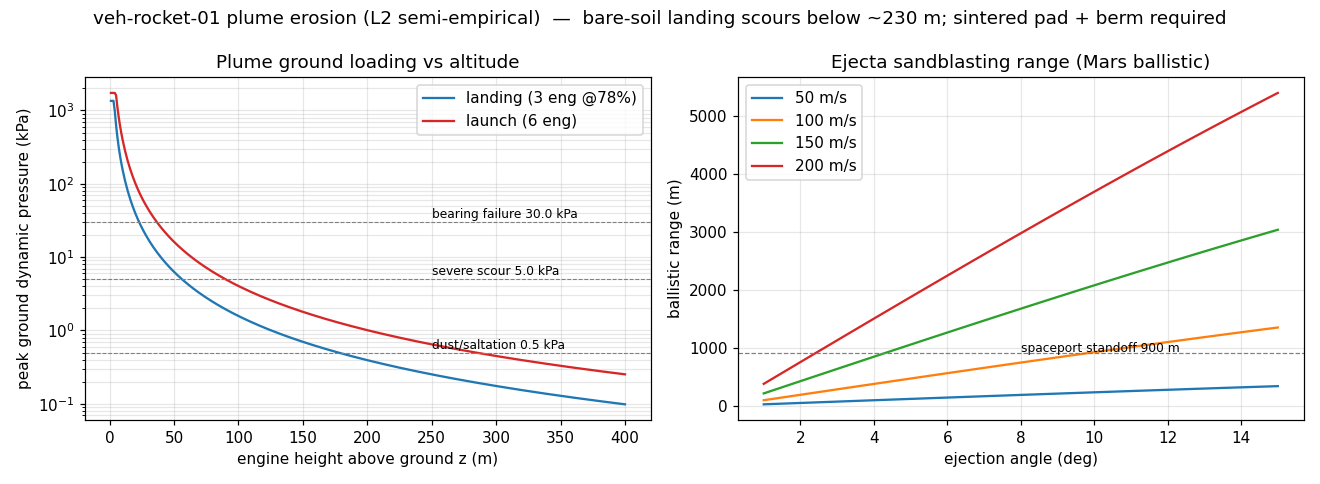

Recreate this plot in Python.
#!/usr/bin/env python3
# -*- coding: utf-8 -*-
"""
L2 羽流冲刷分析 —— veh-rocket-01 着陆/发射羽流对地面的载荷与喷砂
================================================================
半经验模型(非 CFD,诚实标注):
  羽流场:动量守恒源流——火星 600 Pa 环境下喷管高度欠膨胀(Pe/Pa ~10²),
    羽流以有效半角 θ_p 扩张;地面动压 q(z) ≈ C·F/(π (z·tanθ_p)²),
    C≈2 为轴线集中因子;近场以 F/(N·A_exit) 封顶(平板冲击极限)。
  侵蚀阈值:取火星羽流-风化层文献量级(Metzger / Mehta 等,给区间不给假精度):
    扬尘/跃移起动 ~0.5 kPa · 强冲刷 ~5 kPa · 承载破坏挖坑 ~30 kPa
  喷砂射程:低仰角弹道(火星无稠密大气减速,颗粒近似弹道)。
目的:① 着陆剖面上三阈值的触发高度;② 触地/发射时坪面载荷 → 验证
  ops-spaceport-01 的烧结坪+土堤设计;③ 喷砂射程 vs 基地布局安全距离。
不含:真实喷管流场 CFD、颗粒两相耦合、地形绕流(此为 COMSOL L3 议题)。
"""
import numpy as np

G = 3.71
# 着陆:3 台海平面机,反推段推力 ~78%(sim_descent 实测节流区间中值)
F_LAND = 3 * 2.30e6 * 0.78          # 5.38 MN
# 发射:6 台全开
F_LAUNCH = 6 * 2.30e6               # 13.8 MN
A_EXIT_SL = np.pi * 0.65**2         # 单台海平面出口面积 1.33 m^2
C_AXIS = 2.0                        # 轴线集中因子
TH_P   = np.radians(25.0)           # 羽流有效半角(欠膨胀展宽,±5° 敏感性)

THRESH = [("扬尘/跃移起动", 0.5e3), ("强冲刷(场区剥蚀)", 5e3), ("承载破坏(挖坑)", 30e3)]

def q_ground(F, z, n_eng, th=TH_P):
    """高度 z 处地面峰值动压(近场平板冲击封顶)。"""
    far = C_AXIS * F / (np.pi * (max(z, 0.1) * np.tan(th))**2)
    near_cap = F / (n_eng * A_EXIT_SL)
    return min(far, near_cap)

def onset_alt(F, q_th, th=TH_P):
    return np.sqrt(C_AXIS * F / (np.pi * q_th * np.tan(th)**2))

def ejecta_range(v, ang_deg):
    a = np.radians(ang_deg)
    return v*v*np.sin(2*a)/G

if __name__ == "__main__":
    print("=== 模型与输入 ===")
    print(f"  着陆推力 {F_LAND/1e6:.1f} MN(3×78%)/ 发射 {F_LAUNCH/1e6:.1f} MN(6×100%)")
    print(f"  羽流半角 {np.degrees(TH_P):.0f}°(欠膨胀 Pe/Pa~10²),轴线因子 {C_AXIS}")
    print(f"  阈值取文献量级(Metzger/Mehta 火星羽流侵蚀):扬尘 0.5 / 强冲刷 5 / 挖坑 30 kPa")

    print("\n=== 着陆:侵蚀触发高度(θ_p 敏感性 20°/25°/30°) ===")
    print("  阈值               触发高度(m) @20°   @25°   @30°")
    for name, q in THRESH:
        alts = [onset_alt(F_LAND, q, np.radians(d)) for d in (20, 25, 30)]
        print(f"  {name:14s} {alts[0]:12.0f} {alts[1]:6.0f} {alts[2]:6.0f}")
    print(f"  → 着陆最后 ~{onset_alt(F_LAND, 0.5e3):.0f} m 全程处于扬尘中(参考:翻转点 4 km,反推段 17 s)")

    print("\n=== 坪面载荷(近场) ===")
    for tag, F, n, z in [("着陆触地(喷口距地 ~0.4 m)", F_LAND, 3, 0.4),
                          ("发射点火(喷口距地 ~0.4 m)", F_LAUNCH, 6, 0.4)]:
        q = q_ground(F, z, n)
        print(f"  {tag}: 坪面峰值 ~{q/1e3:.0f} kPa({q/1e6:.2f} MPa,平板冲击封顶)")
    print(f"  → 三阈值全面超限:裸土必深挖坑+抛掷砾石 → **必须硬化/烧结着陆坪**")
    print(f"    (ops-spaceport-01 设计:Ø40 m 微波烧结坪 ✓;Ø40 m 覆盖触地羽流足印")
    print(f"     r_plume(h=20m)={20*np.tan(TH_P):.0f} m,双侧 {2*20*np.tan(TH_P):.0f} m ≈ 坪径 ✓)")

    print("\n=== 喷砂射程(颗粒近似弹道,火星稀薄大气几乎不减速) ===")
    print("  喷射速度(m/s)   仰角2°     5°     10°  → 最远射程(m)")
    for v in (50, 100, 150, 200):
        rs = [ejecta_range(v, a) for a in (2, 5, 10)]
        print(f"  {v:10d} {rs[0]:10.0f} {rs[1]:7.0f} {rs[2]:7.0f}")
    vmax = 200
    print(f"  → 高速砂粒(~{vmax} m/s、~10°)射程可达 ~{ejecta_range(vmax,10):.0f} m 量级;")
    print(f"    低仰角占多数,但无稠密大气减速 → 数百米内均为喷砂区")

    print("\n=== 防爆土堤拦截(ops-spaceport-01:内径60m/高4m/顶宽3m) ===")
    r_in, h_b = 30.0, 4.0
    ang = np.degrees(np.arctan(h_b/(r_in+6)))
    print(f"  从坪心低仰角喷出的砂粒,土堤(r={r_in}~42m, h={h_b}m)拦截仰角 ≤{ang:.1f}° 的全部弹道")
    print(f"  2° 砂粒在 36 m 处高度 {36*np.tan(np.radians(2)):.1f} m < 4 m ✓ 被拦;")
    print(f"  漏过的 >{ang:.1f}° 高仰角砂粒射程内不应有暴露资产")

    print("\n=== 基地布局核查(manifest 实测坐标,星舰@120,200) ===")
    assets = [("veh-raptor-01 猛禽展示台", 138, 188), ("res-rodwell-01 水冰井", -5, 110),
              ("res-isru-01 ISRU 工厂", 40, 25), ("ops-printer-01 打印工地", 95, 5),
              ("res-mine-01 土壤矿场", 180, -120), ("pwr-fusion-01 聚变堆", -140, 40),
              ("ops-spaceport-02 发射工位", 750, 250)]
    print("  资产                          距离(m)  评估(无土堤裸降场景)")
    for name, ax, az in assets:
        d = np.hypot(ax-120, az-200)
        tag = "!! 喷砂区内,着陆时必须移走/遮蔽" if d < 250 else ("边缘,建议朝向防护" if d < 450 else "安全")
        print(f"  {name:26s} {d:8.0f}  {tag}")
    print(f"  → veh-raptor-01 距星舰仅 ~22 m:纯展示摆位没问题,但任何真实起降前必须撤离;")
    print(f"    这正是 ops-spaceport-01 把着陆坪设在基地外 ~900 m 并加土堤的原因(设计自洽 ✓)")

    # ---- 出图 ----
    try:
        import matplotlib; matplotlib.use("Agg")
        import matplotlib.pyplot as plt
        fig, ax1 = plt.subplots(1, 2, figsize=(12, 4.4))
        z = np.linspace(1, 400, 400)
        for F, n, lab, c in [(F_LAND, 3, 'landing (3 eng @78%)', 'C0'), (F_LAUNCH, 6, 'launch (6 eng)', 'C3')]:
            ax1[0].semilogy(z, [q_ground(F, zz, n)/1e3 for zz in z], c, label=lab)
        for en, q in [("dust/saltation", 0.5e3), ("severe scour", 5e3), ("bearing failure", 30e3)]:
            ax1[0].axhline(q/1e3, ls='--', lw=.7, c='gray')
            ax1[0].annotate(f'{en} {q/1e3:.1f} kPa', (250, q/1e3*1.15), fontsize=8)
        ax1[0].set_xlabel('engine height above ground z (m)'); ax1[0].set_ylabel('peak ground dynamic pressure (kPa)')
        ax1[0].set_title('Plume ground loading vs altitude'); ax1[0].grid(alpha=.3, which='both'); ax1[0].legend()
        angs = np.linspace(1, 15, 60)
        for v in (50, 100, 150, 200):
            ax1[1].plot(angs, [ejecta_range(v, a) for a in angs], label=f'{v} m/s')
        ax1[1].axhline(900, ls='--', c='gray', lw=.8); ax1[1].annotate('spaceport standoff 900 m', (8, 930), fontsize=8)
        ax1[1].set_xlabel('ejection angle (deg)'); ax1[1].set_ylabel('ballistic range (m)')
        ax1[1].set_title('Ejecta sandblasting range (Mars ballistic)'); ax1[1].grid(alpha=.3); ax1[1].legend()
        fig.suptitle('veh-rocket-01 plume erosion (L2 semi-empirical)  —  bare-soil landing scours below ~230 m; sintered pad + berm required')
        fig.tight_layout(); out = "scripts/sim_plume_veh_rocket_01.png"; fig.savefig(out, dpi=110)
        print(f"\n图已存:{out}")
    except Exception as ex:
        print(f"\n[出图跳过] {ex}")
